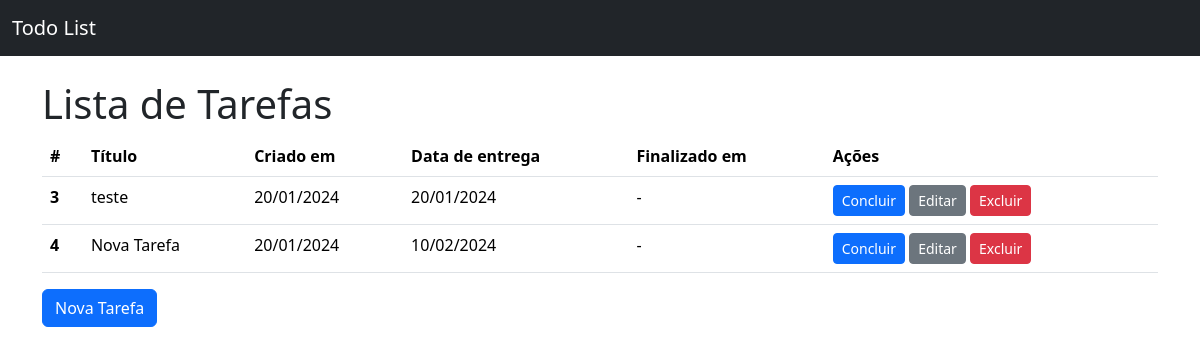
The app's page /, older data.
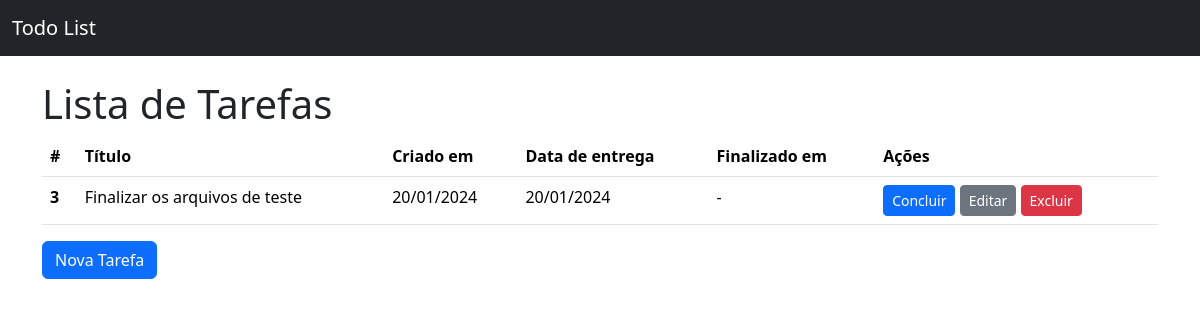
The same page, newer data.
### todos/models.py (models this page shows, shortened)
class Todo(models.Model):
    title = models.CharField(verbose_name="Título", max_length=100, null=False, blank=False)
    created_at = models.DateTimeField( auto_now_add=True, null=False, blank=False)
    deadline = models.DateTimeField( verbose_name="Datade entrega", null=False, blank=False)
    finished_at = models.DateTimeField(null=True)
    class Meta:
        ordering = ["deadline"]

### todos/views.py (the view)
# urls.py: path('',TodoListView.as_view(), name="todo_list"),
class TodoListView(ListView):
    model = Todo

### todos/templates/todos/todo_list.html (shortened to what this page needs)
{% extends "base.html" %}
  {% block content %}
  <h1>Lista de Tarefas</h1>
        {% if todo_list %}
          <table class="table">
              <thead>
                <tr>
                  <th scope="col">#</th>
                  <th scope="col">Título</th>
                  <th scope="col">Criado em</th>
                  <th scope="col">Data de entrega</th>
                  <th scope="col">Finalizado em</th>
                  <th scope="col">Ações</th>
                </tr>
              </thead>
              <tbody>
                  {% for todo in todo_list %}
                  <tr>
                      <th scope="row">{{ todo.pk }}</th>
                      <td>{{ todo.title }}</td>
                      <td>{{ todo.created_at | date:"d/m/Y"}}</td>
                      <td>{{ todo.deadline | date:"d/m/Y" }}</td>
                      <td>{{ todo.finished_at | date:"d/m/Y" | default:"-" }}</td>
                      <td>
                        <a href="{% url 'todo_complete' pk=todo.pk %}" class="btn btn-primary btn-sm {% if todo.finished_at %}disabled{% endif %}" >Concluir</a>
                        <a href="{% url 'todo_update' pk=todo.pk %}" class="btn btn-secondary btn-sm {% if todo.finished_at %}disabled{% endif %}">Editar</a>
                        <a href="{% url 'todo_delete' pk=todo.pk %}" class="btn btn-danger btn-sm">Excluir</a>
                      </td>
                    </tr>
                  {% endfor %}
              </tbody>
            </table>
            {% else %}
              <p>Não há tarefas cadastradas.</p>
        {% endif %}
        <a href="{%url 'todo_create'%}"  class="btn btn-primary"> Nova Tarefa</a>
  {% endblock content %}

Row changes from the older to the newer data that the page shows:
removed Todo: pk "4", title "Nova Tarefa", created_at "20/01/2024", deadline "10/02/2024", finished_at "-"
changed Todo id 3: title "teste" → "Finalizar os arquivos de teste"
